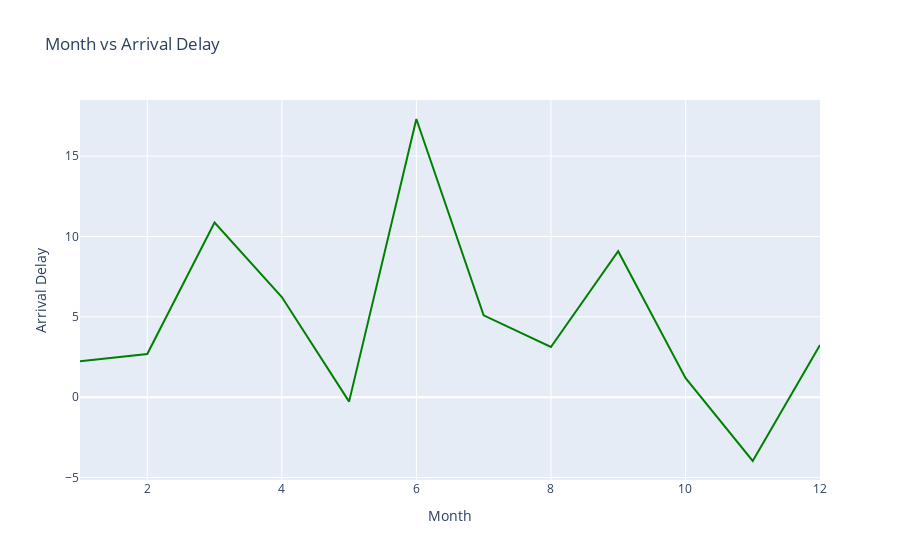

The notebook cell this image was saved under:
### Markdown cell above
Line plot

### Code cell
line_data = data.groupby('Month')['ArrDelay'].mean().reset_index()
fig=go.Figure()
fig.add_trace(go.Scatter(x=line_data['Month'], y=line_data['ArrDelay'], mode='lines', marker=dict(color='green')))
fig.update_layout(title='Month vs Arrival Delay', xaxis_title='Month', yaxis_title='Arrival Delay')
fig.show()

### Figure 1 — Plotly figure (JSON) as saved in the notebook; plotly's stock layout.template omitted (floating-point values rounded to 4 significant figures)
{"data": [{"marker": {"color": "green"}, "mode": "lines", "type": "scatter", "x": [1, 2, 3, 4, 5, 6, 7, 8, 9, 10, 11, 12], "y": [2.233, 2.688, 10.87, 6.229, -0.2791, 17.31, 5.089, 3.122, 9.081, 1.2, -3.975, 3.241]}], "layout": {"title": {"text": "Month vs Arrival Delay"}, "xaxis": {"title": {"text": "Month"}}, "yaxis": {"title": {"text": "Arrival Delay"}}}}
